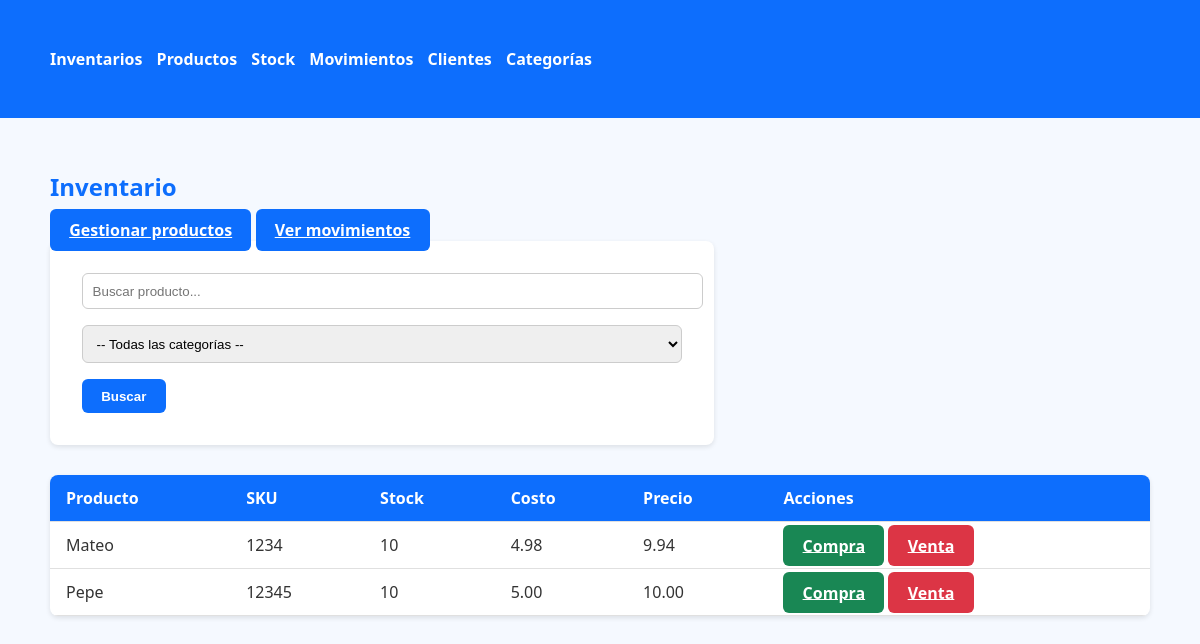
Page /inventory on the committed database.
### app.py (models this page shows, shortened)
class Product(db.Model):
    id = db.Column(db.Integer, primary_key=True)
    name = db.Column(db.String(100), nullable=False)
    sku = db.Column(db.String(50), unique=True, nullable=True)
    stock = db.Column(db.Integer, default=0)
    cost = db.Column(db.Float, default=0)   # costo unitario
    price = db.Column(db.Float, default=0)  # precio unitario
    created_at = db.Column(db.DateTime, default=datetime.utcnow)
    category_id = db.Column(db.Integer, db.ForeignKey('category.id'), nullable=True)
    category = db.relationship('Category', backref='products')

### app.py (the view)
@app.route('/inventory')
def inventory():
    search = request.args.get('search', '').strip()
    category_id = request.args.get('category_id', type=int)
    query = Product.query
    if search:
        query = query.filter(Product.name.ilike(f"%{search}%"))
    if category_id:
        query = query.filter(Product.category_id == category_id)
    products = query.order_by(Product.name).all()
    categories = Category.query.order_by(Category.name).all()
    return render_template('inventory.html',
                           products=products,
                           categories=categories,
                           search=search,
                           category_id=category_id)

### templates/inventory.html (shortened to what this page needs)
{% extends 'base.html' %}
{% block content %}
<div class="d-flex justify-content-between align-items-center mb-3">
  <h2>Inventario</h2>
  <div>
    <a class="btn btn-primary mb-3" href="{{ url_for('products') }}">Gestionar productos</a>
    <a class="btn btn-primary mb-3" href="{{ url_for('movements') }}">Ver movimientos</a>
  </div>
</div>
<form method="get" class="mb-3">
  <div class="row g-2">
    <div class="col-md-6">
      <input type="text" name="search" class="form-control"
             placeholder="Buscar producto..." value="{{ search }}">
    </div>
    <div class="col-md-4">
      <select name="category_id" class="form-select">
        <option value="">-- Todas las categorías --</option>
      </select>
    </div>
    <div class="col-md-2 d-grid">
      <button type="submit" class="btn btn-primary">Buscar</button>
    </div>
  </div>
</form>
<table class="table table-bordered">
  <thead>
    <tr>
      <th>Producto</th>
      <th>SKU</th>
      <th>Stock</th>
      <th>Costo</th>
      <th>Precio</th>
      <th>Acciones</th>
    </tr>
  </thead>
  <tbody>
    {% for p in products %}
    <tr>
      <td>{{ p.name }}</td>
      <td>{{ p.sku or '' }}</td>
      <td>{{ p.stock }}</td>
      <td>{{ "%.2f"|format(p.cost) }}</td>
      <td>{{ "%.2f"|format(p.price) }}</td>
      <td>
        <a class="btn btn-sm btn-success" href="{{ url_for('new_purchase') }}">Compra</a>
        <a class="btn btn-sm btn-danger" href="{{ url_for('new_sale') }}">Venta</a>
      </td>
    </tr>
    {% endfor %}
  </tbody>
</table>
{% endblock %}

### static/styles/style.css (style rules this page uses)
body { font-family: "Segoe UI", Tahoma, sans-serif; margin: 0; padding: 0; background-color: #f5f9ff; color: #333; }
h1, h2, h3 { color: #0d6efd; margin-bottom: 1rem; }
table { width: 100%; border-collapse: collapse; margin-bottom: 2rem; background: white; border-radius: 8px; overflow: hidden; box-shadow: 0 2px 5px rgba(0,0,0,0.1); margin-top: 30px; }
th, td { padding: 0.75rem 1rem; border-bottom: 1px solid #e0e0e0; text-align: left; }
th { background-color: #0d6efd; color: white; }
form { background: white; padding: 2rem; border-radius: 8px; box-shadow: 0 2px 5px rgba(0,0,0,0.1); max-width: 600px; }
input, select { width: 100%; padding: 0.6rem; margin-bottom: 1rem; border: 1px solid #ccc; border-radius: 6px; }
.btn { padding: 0.6rem 1.2rem; border: none; border-radius: 6px; cursor: pointer; font-weight: bold; }
.btn-primary { background-color: #0d6efd; color: white; }
.btn-danger { background-color: #dc3545; color: white; }
.btn-success { background-color: #198754; color: white; }

### rows in the picture
Product: name "Mateo", sku "1234", stock "10", cost "4.98", price "9.94"
Product: name "Pepe", sku "12345", stock "10", cost "5.00", price "10.00"
